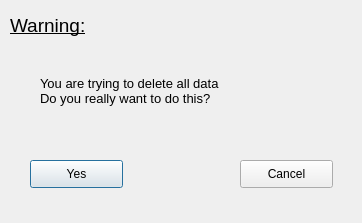
<?xml version="1.0" encoding="UTF-8"?>
<ui version="4.0">
 <class>Double_check_dialog</class>
 <widget class="QDialog" name="Double_check_dialog">
  <property name="geometry">
   <rect>
    <x>0</x>
    <y>0</y>
    <width>362</width>
    <height>223</height>
   </rect>
  </property>
  <property name="windowTitle">
   <string>Dialog</string>
  </property>
  <property name="styleSheet">
   <string notr="true">border-color: rgb(255, 0, 0);</string>
  </property>
  <widget class="QPushButton" name="pushButton">
   <property name="geometry">
    <rect>
     <x>30</x>
     <y>160</y>
     <width>93</width>
     <height>28</height>
    </rect>
   </property>
   <property name="text">
    <string>Yes</string>
   </property>
  </widget>
  <widget class="QPushButton" name="pushButton_2">
   <property name="geometry">
    <rect>
     <x>240</x>
     <y>160</y>
     <width>93</width>
     <height>28</height>
    </rect>
   </property>
   <property name="styleSheet">
    <string notr="true">border-color: rgb(255, 0, 0);</string>
   </property>
   <property name="text">
    <string>Cancel</string>
   </property>
  </widget>
  <widget class="QLabel" name="label">
   <property name="geometry">
    <rect>
     <x>10</x>
     <y>10</y>
     <width>101</width>
     <height>31</height>
    </rect>
   </property>
   <property name="font">
    <font>
     <pointsize>14</pointsize>
     <weight>50</weight>
     <bold>false</bold>
     <underline>true</underline>
     <strikeout>false</strikeout>
    </font>
   </property>
   <property name="text">
    <string>Warning:</string>
   </property>
  </widget>
  <widget class="QLabel" name="label_2">
   <property name="geometry">
    <rect>
     <x>40</x>
     <y>60</y>
     <width>281</width>
     <height>61</height>
    </rect>
   </property>
   <property name="font">
    <font>
     <pointsize>10</pointsize>
    </font>
   </property>
   <property name="styleSheet">
    <string notr="true"/>
   </property>
   <property name="text">
    <string>You are trying to delete all data
Do you really want to do this? </string>
   </property>
  </widget>
 </widget>
 <resources/>
 <connections/>
</ui>
